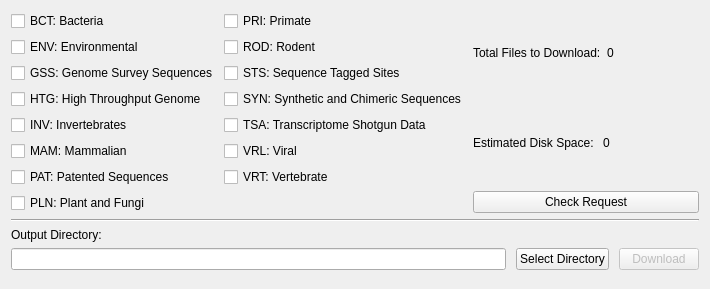
          <widget class="QWidget" name="ncbiDiv">
           <property name="geometry">
            <rect>
             <x>0</x>
             <y>0</y>
             <width>710</width>
             <height>289</height>
            </rect>
           </property>
           <attribute name="label">
            <string>Make Database from Genbank Divisions</string>
           </attribute>
           <layout class="QVBoxLayout" name="verticalLayout_12">
            <item>
             <layout class="QHBoxLayout" name="horizontalLayout_18">
              <item>
               <layout class="QGridLayout" name="gridLayout">
                <item row="0" column="1">
                 <widget class="QCheckBox" name="priChk">
                  <property name="text">
                   <string>PRI: Primate</string>
                  </property>
                 </widget>
                </item>
                <item row="6" column="1">
                 <widget class="QCheckBox" name="vrtChk">
                  <property name="text">
                   <string>VRT: Vertebrate</string>
                  </property>
                 </widget>
                </item>
                <item row="2" column="1">
                 <widget class="QCheckBox" name="stsChk">
                  <property name="text">
                   <string>STS: Sequence Tagged Sites</string>
                  </property>
                 </widget>
                </item>
                <item row="6" column="0">
                 <widget class="QCheckBox" name="patChk">
                  <property name="text">
                   <string>PAT: Patented Sequences</string>
                  </property>
                 </widget>
                </item>
                <item row="1" column="0">
                 <widget class="QCheckBox" name="envChk">
                  <property name="text">
                   <string>ENV: Environmental</string>
                  </property>
                 </widget>
                </item>
                <item row="4" column="0">
                 <widget class="QCheckBox" name="invChk">
                  <property name="text">
                   <string>INV: Invertebrates</string>
                  </property>
                 </widget>
                </item>
                <item row="3" column="0">
                 <widget class="QCheckBox" name="htgChk">
                  <property name="text">
                   <string>HTG: High Throughput Genome</string>
                  </property>
                 </widget>
                </item>
                <item row="1" column="1">
                 <widget class="QCheckBox" name="rodChk">
                  <property name="text">
                   <string>ROD: Rodent</string>
                  </property>
                 </widget>
                </item>
                <item row="5" column="1">
                 <widget class="QCheckBox" name="vrlChk">
                  <property name="text">
                   <string>VRL: Viral</string>
                  </property>
                 </widget>
                </item>
                <item row="3" column="1">
                 <widget class="QCheckBox" name="synChk">
                  <property name="text">
                   <string>SYN: Synthetic and Chimeric Sequences</string>
                  </property>
                 </widget>
                </item>
                <item row="2" column="0">
                 <widget class="QCheckBox" name="gssChk">
                  <property name="text">
                   <string>GSS: Genome Survey Sequences</string>
                  </property>
                 </widget>
                </item>
                <item row="7" column="0">
                 <widget class="QCheckBox" name="plnChk">
                  <property name="text">
                   <string>PLN: Plant and Fungi</string>
                  </property>
                 </widget>
                </item>
                <item row="5" column="0">
                 <widget class="QCheckBox" name="mamChk">
                  <property name="text">
                   <string>MAM: Mammalian</string>
                  </property>
                 </widget>
                </item>
                <item row="4" column="1">
                 <widget class="QCheckBox" name="tsaChk">
                  <property name="text">
                   <string>TSA: Transcriptome Shotgun Data</string>
                  </property>
                 </widget>
                </item>
                <item row="0" column="0">
                 <widget class="QCheckBox" name="bctChk">
                  <property name="text">
                   <string>BCT: Bacteria</string>
                  </property>
                 </widget>
                </item>
               </layout>
              </item>
              <item>
               <layout class="QVBoxLayout" name="verticalLayout_11">
                <item>
                 <layout class="QHBoxLayout" name="horizontalLayout_19">
                  <item>
                   <widget class="QLabel" name="label_14">
                    <property name="text">
                     <string>Total Files to Download:</string>
                    </property>
                   </widget>
                  </item>
                  <item>
                   <widget class="QLabel" name="totalFilesGbDiv">
                    <property name="text">
                     <string>0</string>
                    </property>
                   </widget>
                  </item>
                 </layout>
                </item>
                <item>
                 <layout class="QHBoxLayout" name="horizontalLayout_20">
                  <item>
                   <widget class="QLabel" name="label_16">
                    <property name="text">
                     <string>Estimated Disk Space: </string>
                    </property>
                   </widget>
                  </item>
                  <item>
                   <widget class="QLabel" name="estSize">
                    <property name="text">
                     <string>0</string>
                    </property>
                   </widget>
                  </item>
                 </layout>
                </item>
                <item>
                 <widget class="QPushButton" name="checkRequestBtn">
                  <property name="text">
                   <string>Check Request</string>
                  </property>
                 </widget>
                </item>
               </layout>
              </item>
             </layout>
            </item>
            <item>
             <widget class="Line" name="line_10">
              <property name="orientation">
               <enum>Qt::Horizontal</enum>
              </property>
             </widget>
            </item>
            <item>
             <widget class="QLabel" name="label_12">
              <property name="sizePolicy">
               <sizepolicy hsizetype="Preferred" vsizetype="Fixed">
                <horstretch>0</horstretch>
                <verstretch>0</verstretch>
               </sizepolicy>
              </property>
              <property name="text">
               <string>Output Directory:</string>
              </property>
             </widget>
            </item>
            <item>
             <layout class="QHBoxLayout" name="horizontalLayout_21">
              <property name="spacing">
               <number>10</number>
              </property>
              <item>
               <widget class="QLineEdit" name="gbDivDLoutputDir">
                <property name="readOnly">
                 <bool>true</bool>
                </property>
               </widget>
              </item>
              <item>
               <widget class="QPushButton" name="selectGbDivDirBtn">
                <property name="sizePolicy">
                 <sizepolicy hsizetype="Fixed" vsizetype="Fixed">
                  <horstretch>0</horstretch>
                  <verstretch>0</verstretch>
                 </sizepolicy>
                </property>
                <property name="text">
                 <string>Select Directory</string>
                </property>
               </widget>
              </item>
              <item>
               <widget class="QPushButton" name="downloadGbDivFileBtn">
                <property name="enabled">
                 <bool>false</bool>
                </property>
                <property name="sizePolicy">
                 <sizepolicy hsizetype="Fixed" vsizetype="Fixed">
                  <horstretch>0</horstretch>
                  <verstretch>0</verstretch>
                 </sizepolicy>
                </property>
                <property name="text">
                 <string>Download</string>
                </property>
               </widget>
              </item>
             </layout>
            </item>
            <item>
             <spacer name="verticalSpacer">
              <property name="orientation">
               <enum>Qt::Vertical</enum>
              </property>
              <property name="sizeHint" stdset="0">
               <size>
                <width>20</width>
                <height>40</height>
               </size>
              </property>
             </spacer>
            </item>
           </layout>
          </widget>
